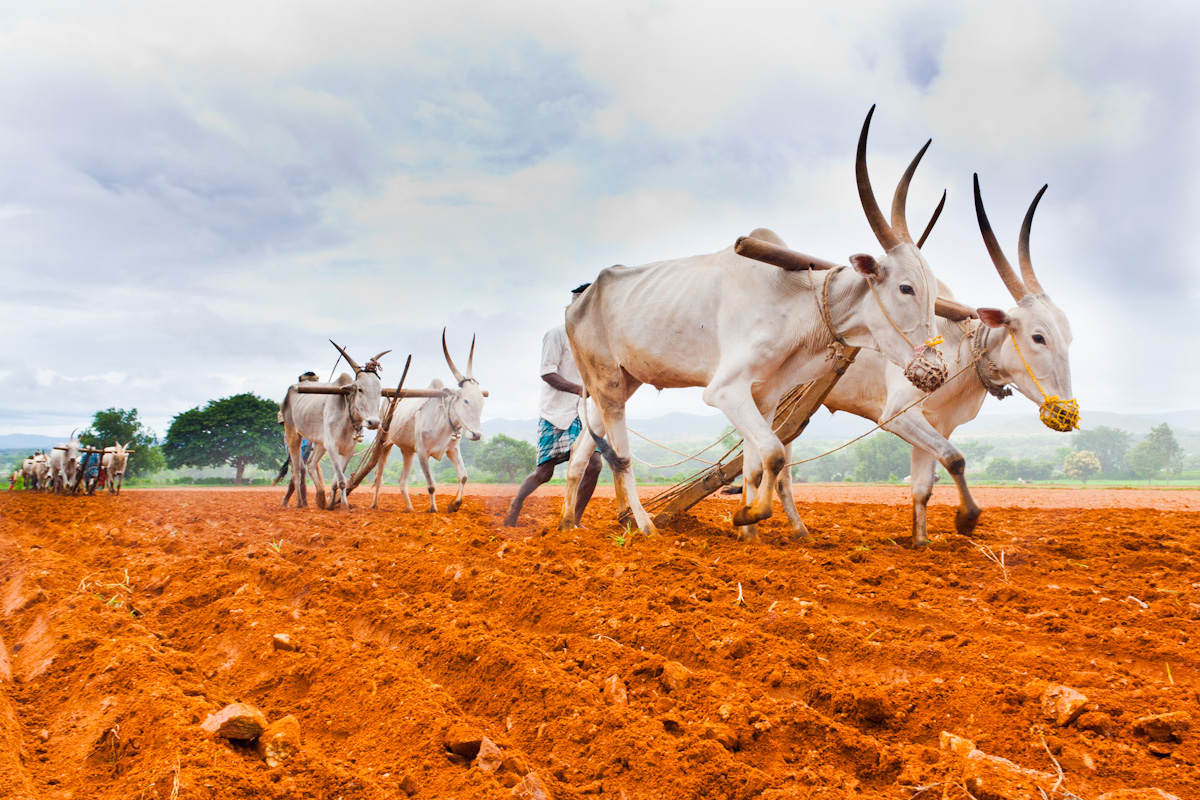
#> input picture Assignment2/bg1.jpg, 1200 x 800 px
$ python q1.py
#> lines starting #> are read from the running program, lines starting #| are printed output that depends on the picture; long printed decimals are rounded
from PIL import Image
import numpy as np
from matplotlib import pyplot as plt
import matplotlib.figure as fig
img = np.array(Image.open('bg1.jpg'))
#> img is the input picture: shape (800, 1200, 3); mean R, G, B 203.9, 162.2, 130.9
"""
Normalized channels
"""
R = img[:,:,0]/np.max(img[:,:,0])
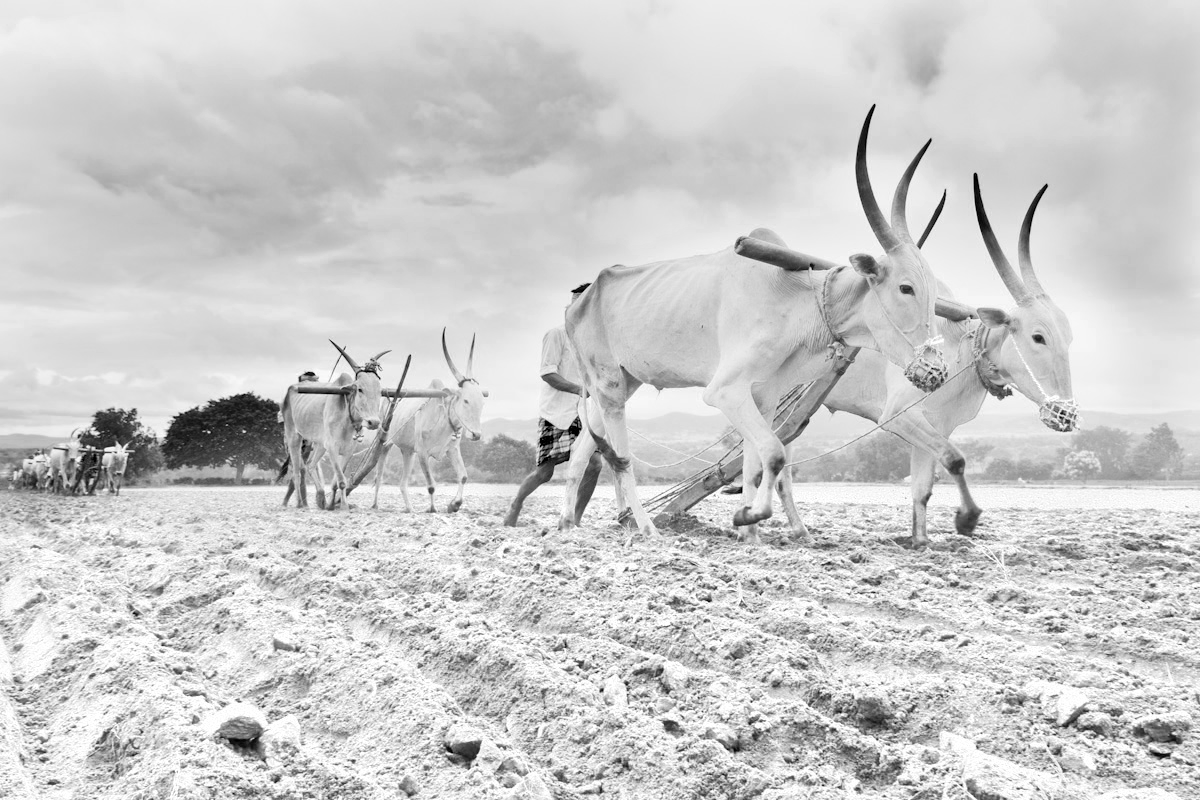
#> R: shape (800, 1200) float64; min 0, max 1, mean 0.8
G = img[:,:,1]/np.max(img[:,:,1])
B = img[:,:,2]/np.max(img[:,:,2])

Hue = np.arccos(((2*R)-G-B)/2*np.sqrt(np.square(R-G)+np.multiply((R-G),(G-B))))
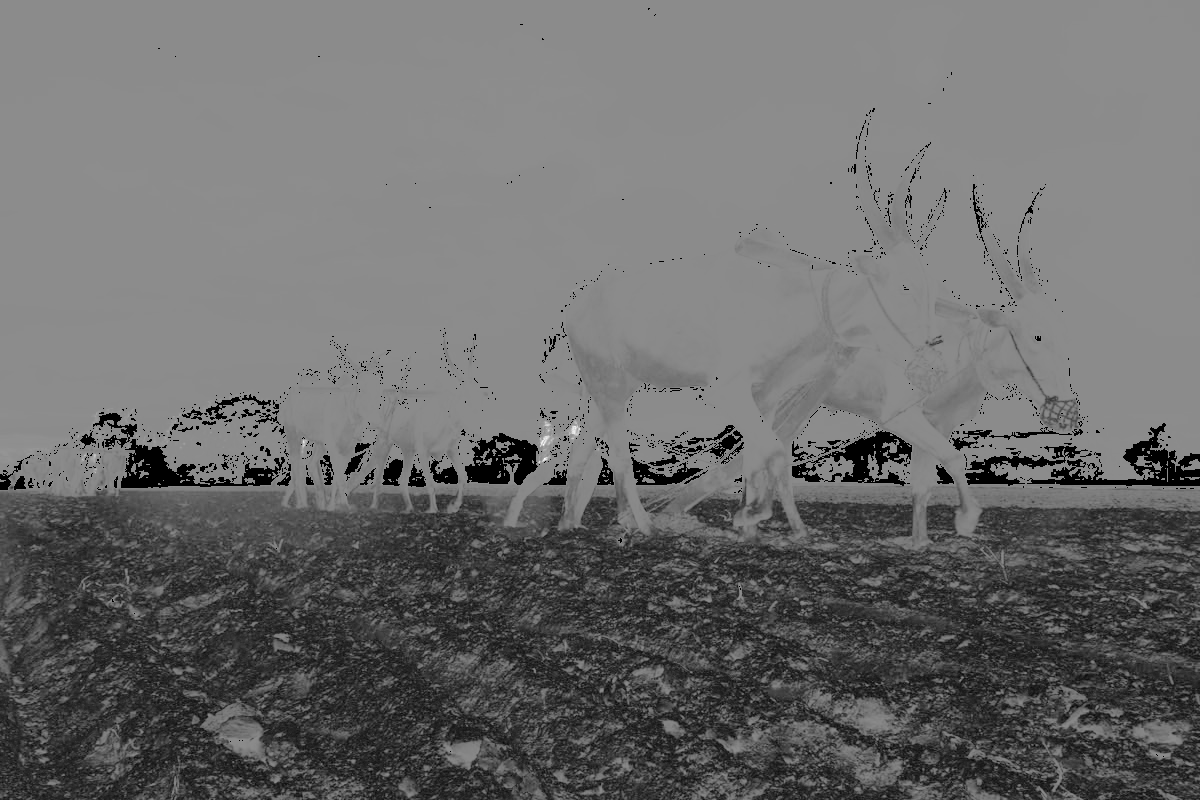
#> Hue: shape (800, 1200) float64; 2.32% of the values are NaN or infinite; the others: min 0.887, max 2.14, mean 1.43; drawn with min black, max white, NaN and infinite black
Intensity = np.mean(img/255,axis=2)
Imin = np.min(img/255,axis=2)
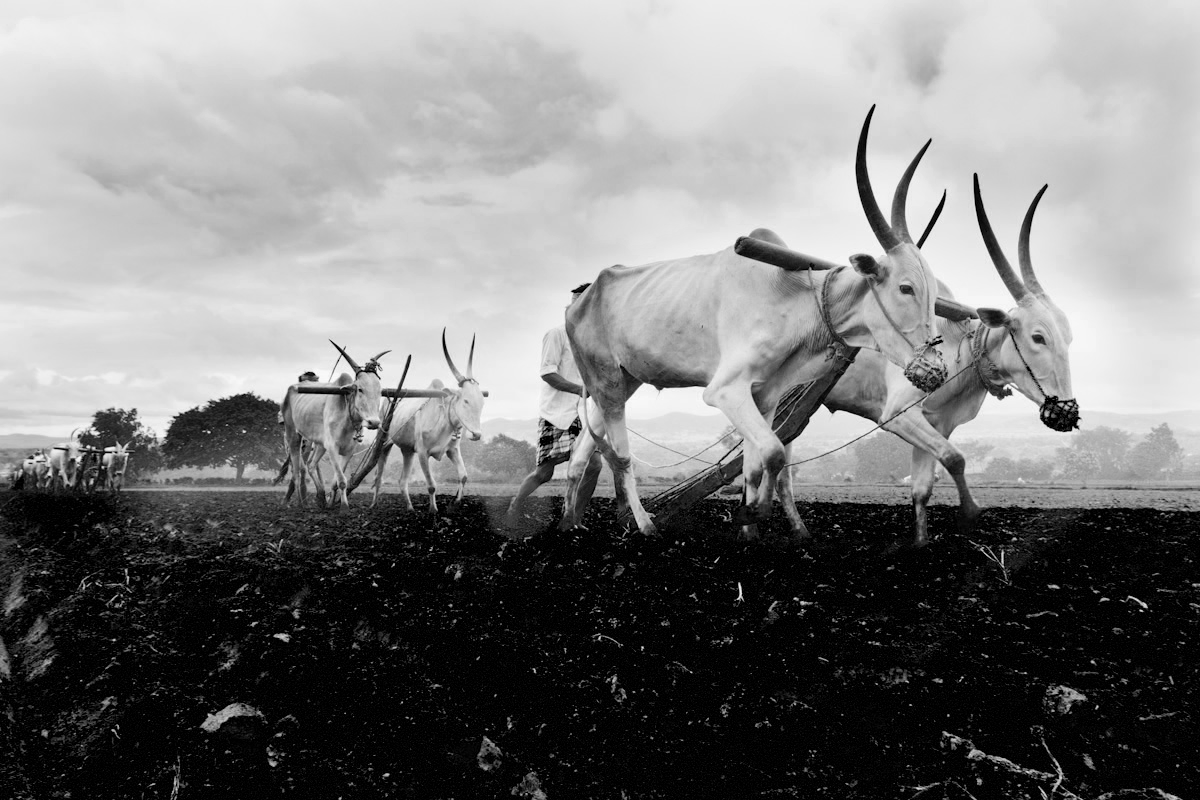
#> Imin: shape (800, 1200) float64; min 0, max 0.992, mean 0.487
Intensity[Intensity==0]=0.1 #avoiding zero error
#> Intensity: shape (800, 1200) float64; min 0.00131, max 0.996, mean 0.65
Saturation = 1 - (Imin/Intensity)
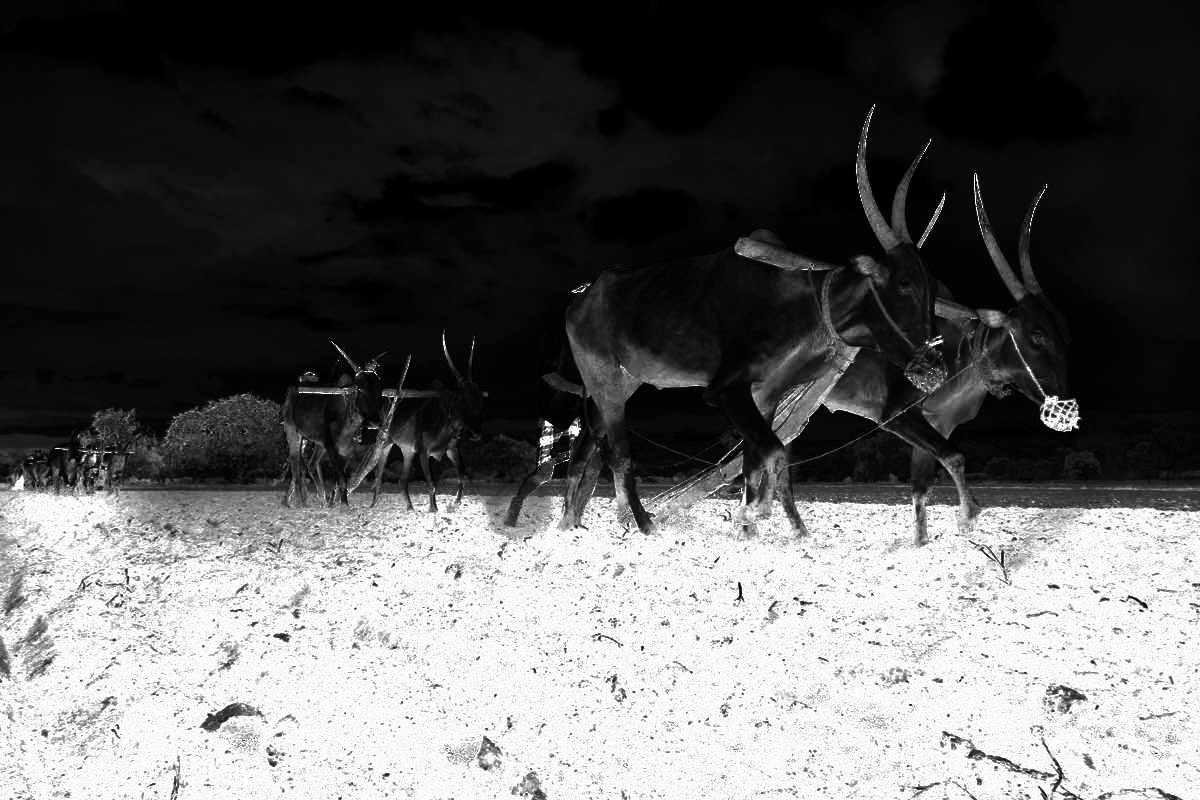
#> Saturation: shape (800, 1200) float64; min -2.22e-16, max 1, mean 0.381; drawn with min black and max white
fig = plt.figure()
ax = fig.add_subplot(111)
n,bins,p = ax.hist(Saturation.flatten())
#> n = [505146, 39297, 29086, 18774, 15135, 16294, 18407, 23120, 37418, 257323]; bins = [-2.22e-16, 0.1, 0.2, 0.3, 0.4, 0.5, 0.6, 0.7, 0.8, 0.9, 1]; p = 10 items
ax.set_xbound(0,1)
ax.plot(bins)
print(np.max(Intensity))
#| 0.9961
plt.show()
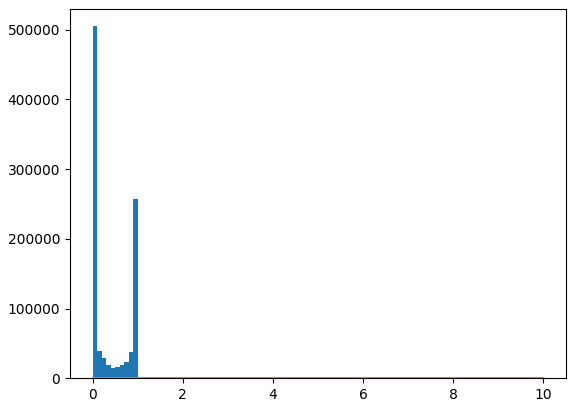
#> figure drawn by matplotlib, 1 panel; tallest bar 505146 high, from x = -2.15e-16 to 0.1; curve peaks at x = 10, y = 1
print(Intensity)
#> (printed output is left out)
print(Saturation)
#> (printed output is left out)
